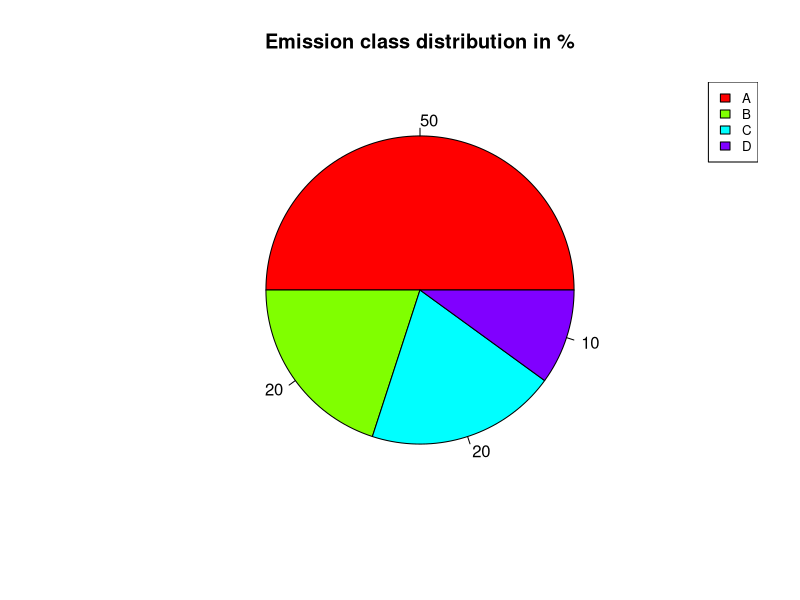
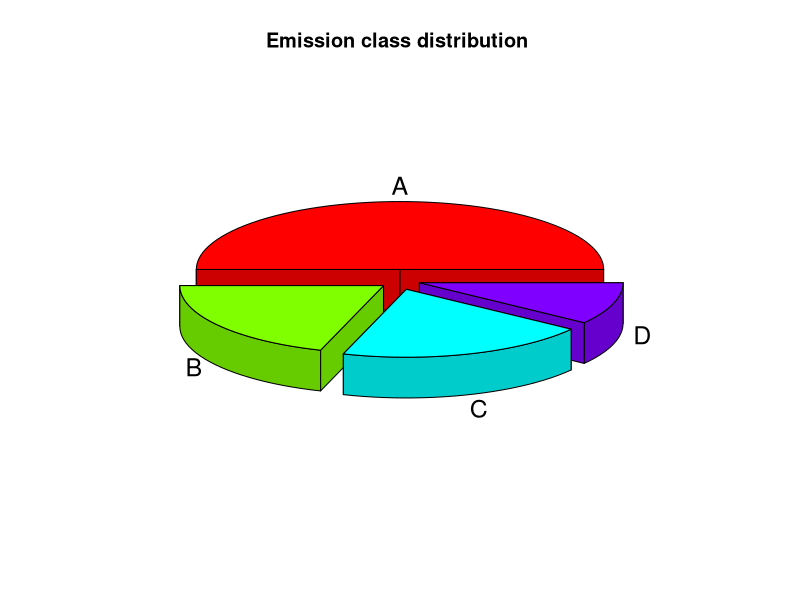

Generate these figures, in order, with R:
# Get library.
install.packages("plotrix")
library(plotrix)

#Create data frame
setwd("C:/C/github/code/projects/containerTransport/Rscripts")
print(getwd())
data <- read.csv(file = "pieChartData.csv", header = FALSE, sep=",")
data

#Defining variables
x <- c(as.numeric(data$V2))
labels <- c(data$V1)
percent <- round(100*x/sum(x), 1)

#Plots
pie(x, labels = percent, main = "Emission class distribution in %", col = rainbow(length(x)))
legend("topright", c(data$V1), cex = 0.8,
       fill = rainbow(length(x)))

pie3D(x, labels = labels,explode = 0.1, main = "Emission class distribution ")
